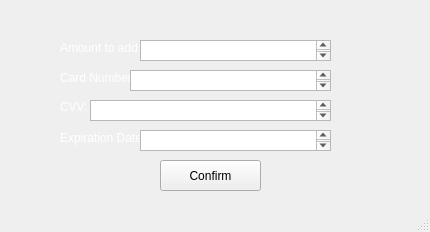
<?xml version="1.0" encoding="UTF-8"?>
<ui version="4.0">
 <class>WalletFiller</class>
 <widget class="QMainWindow" name="WalletFiller">
  <property name="geometry">
   <rect>
    <x>0</x>
    <y>0</y>
    <width>430</width>
    <height>232</height>
   </rect>
  </property>
  <property name="windowTitle">
   <string>MainWindow</string>
  </property>
  <widget class="QWidget" name="centralwidget">
   <property name="styleSheet">
    <string notr="true">#centralwidget{
	border-image: url(:/download (1).jpg);
}</string>
   </property>
   <widget class="QLabel" name="label">
    <property name="geometry">
     <rect>
      <x>60</x>
      <y>40</y>
      <width>81</width>
      <height>16</height>
     </rect>
    </property>
    <property name="styleSheet">
     <string notr="true">color:white</string>
    </property>
    <property name="text">
     <string>Amount to add:</string>
    </property>
   </widget>
   <widget class="QLabel" name="label_2">
    <property name="geometry">
     <rect>
      <x>60</x>
      <y>70</y>
      <width>71</width>
      <height>16</height>
     </rect>
    </property>
    <property name="styleSheet">
     <string notr="true">color:white</string>
    </property>
    <property name="text">
     <string>Card Number:</string>
    </property>
   </widget>
   <widget class="QLabel" name="label_3">
    <property name="geometry">
     <rect>
      <x>60</x>
      <y>100</y>
      <width>47</width>
      <height>13</height>
     </rect>
    </property>
    <property name="styleSheet">
     <string notr="true">color:white</string>
    </property>
    <property name="text">
     <string>CVV:</string>
    </property>
   </widget>
   <widget class="QLabel" name="label_4">
    <property name="geometry">
     <rect>
      <x>60</x>
      <y>130</y>
      <width>81</width>
      <height>16</height>
     </rect>
    </property>
    <property name="styleSheet">
     <string notr="true">color:white</string>
    </property>
    <property name="text">
     <string>Expiration Date</string>
    </property>
   </widget>
   <widget class="QPushButton" name="pushButton">
    <property name="geometry">
     <rect>
      <x>160</x>
      <y>160</y>
      <width>101</width>
      <height>31</height>
     </rect>
    </property>
    <property name="text">
     <string>Confirm</string>
    </property>
   </widget>
   <widget class="QTextEdit" name="textEdit">
    <property name="geometry">
     <rect>
      <x>140</x>
      <y>40</y>
      <width>191</width>
      <height>21</height>
     </rect>
    </property>
   </widget>
   <widget class="QTextEdit" name="textEdit_2">
    <property name="geometry">
     <rect>
      <x>130</x>
      <y>70</y>
      <width>201</width>
      <height>21</height>
     </rect>
    </property>
   </widget>
   <widget class="QTextEdit" name="textEdit_3">
    <property name="geometry">
     <rect>
      <x>90</x>
      <y>100</y>
      <width>241</width>
      <height>21</height>
     </rect>
    </property>
   </widget>
   <widget class="QTextEdit" name="textEdit_4">
    <property name="geometry">
     <rect>
      <x>140</x>
      <y>130</y>
      <width>191</width>
      <height>21</height>
     </rect>
    </property>
   </widget>
  </widget>
  <widget class="QMenuBar" name="menubar">
   <property name="geometry">
    <rect>
     <x>0</x>
     <y>0</y>
     <width>430</width>
     <height>21</height>
    </rect>
   </property>
  </widget>
  <widget class="QStatusBar" name="statusbar"/>
 </widget>
 <resources/>
 <connections/>
</ui>
